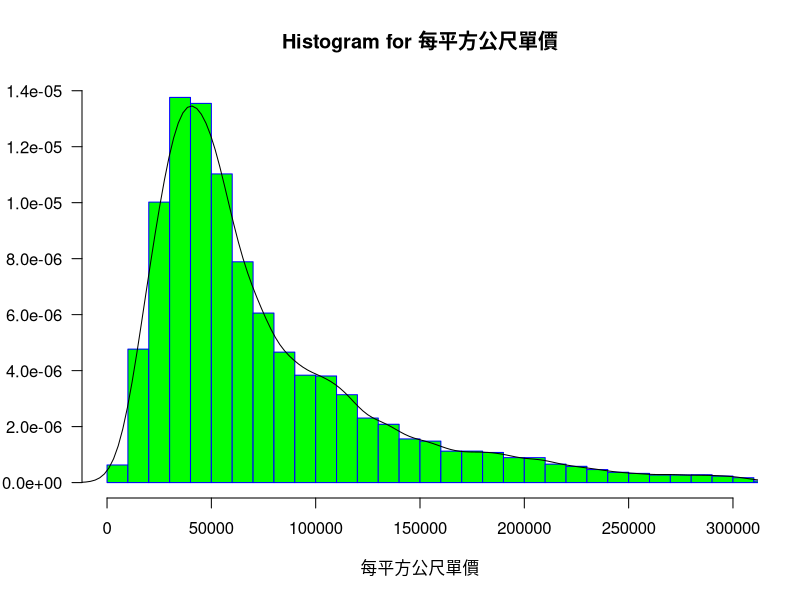
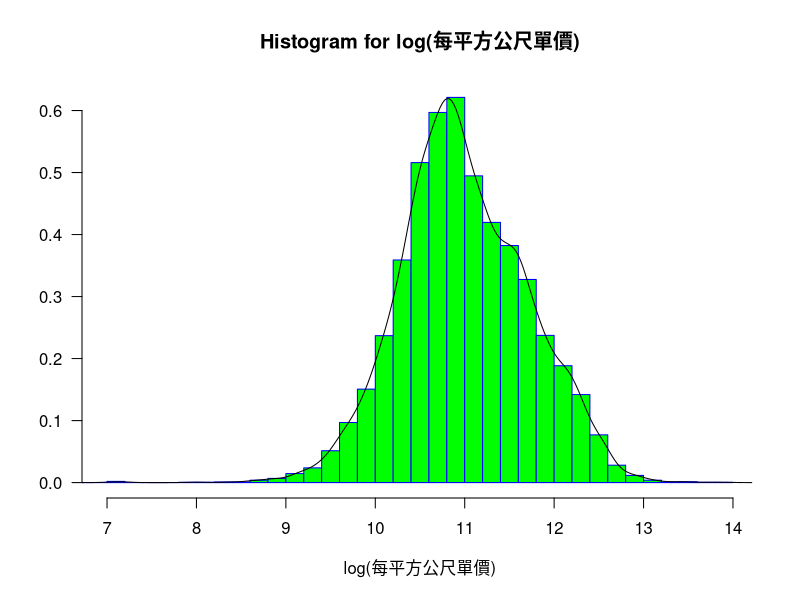
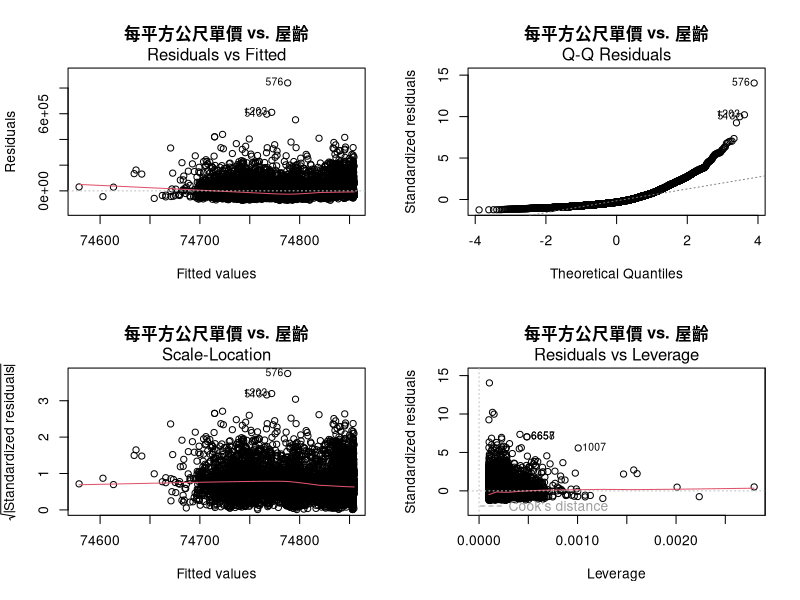
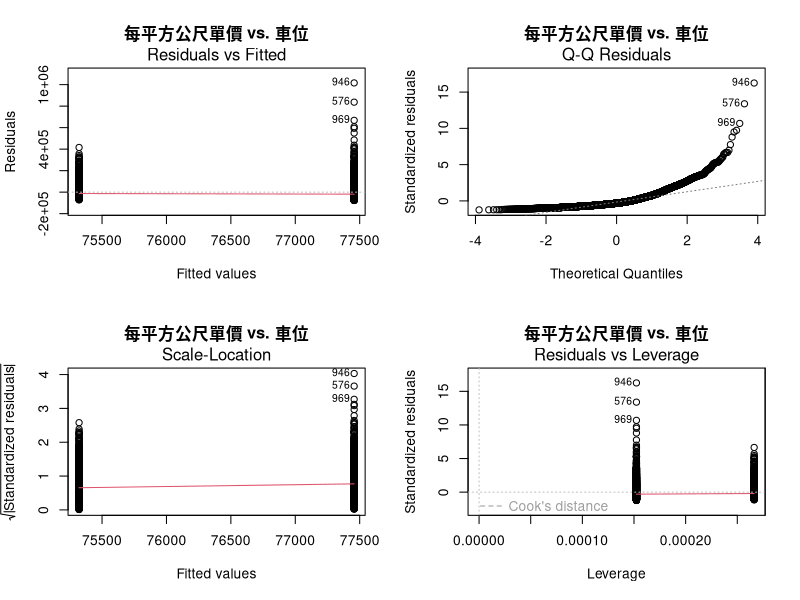
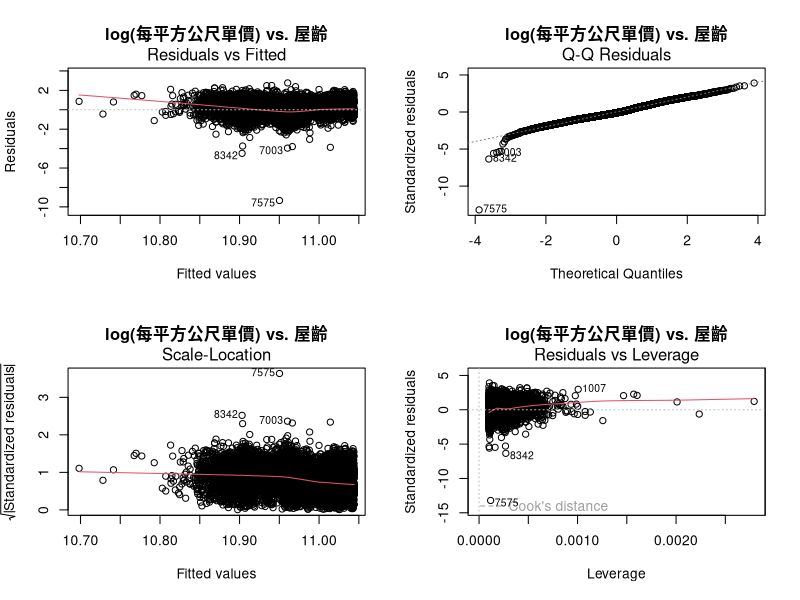
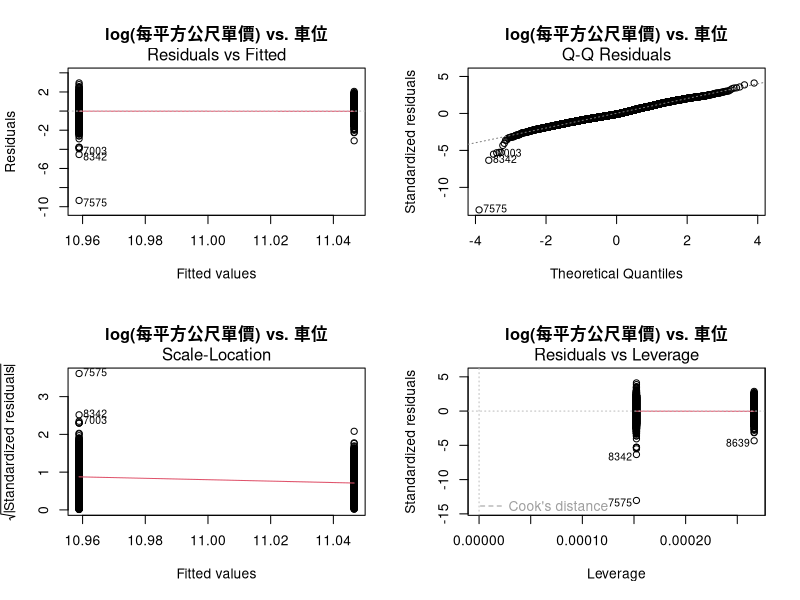
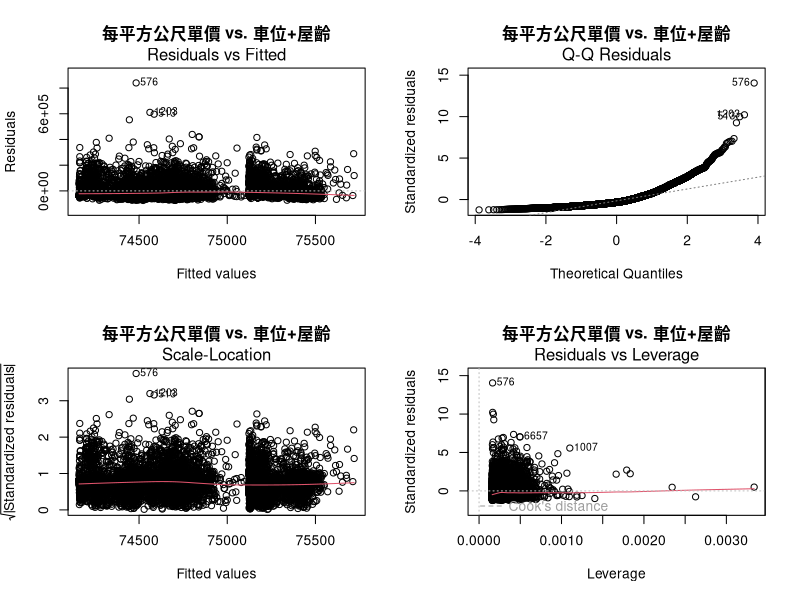
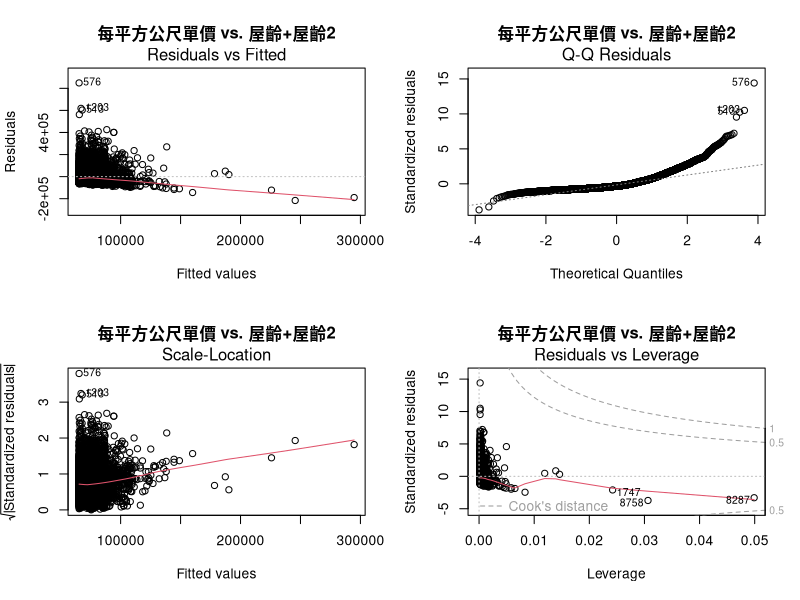

Write R code to recreate these figures, in order.
## ---- chunk 1
# Import the csv file into R
#   note: stringsAsFactors=TRUE will screw up conversion to numeric!
house <- read.csv("house.csv", header=TRUE, fileEncoding="BIG5")

dim(house)
head(house)
## ---- chunk 2
# Histogram of 每平方公尺單價 with a smooth density estimate
hist(house$每平方公尺單價,
     main="Histogram for 每平方公尺單價",
     xlab="每平方公尺單價",
     ylab="",
     border="blue", 
     col="green",
     xlim=c(0, 300000),
     las=1,
     breaks=100,
     prob = TRUE)
lines(density(house$每平方公尺單價))
## ---- chunk 3
# Histogram of log(每平方公尺單價) with a smooth density estimate
hist(log(house$每平方公尺單價),
     main="Histogram for log(每平方公尺單價)",
     xlab="log(每平方公尺單價)",
     ylab="",
     border="blue", 
     col="green",
     xlim=c(7, 14),
     las=1,
     breaks=50,
     prob = TRUE)
lines(density(log(house$每平方公尺單價)))
## ---- chunk 4
# Summary statistics of 每平方公尺單價 and 屋齡
#   Install package "psych" first, then load it into R
library(psych)
每平方公尺單價 <- house[,"每平方公尺單價"]
屋齡 <- house[,"屋齡"]
describe(每平方公尺單價)
describe(屋齡)
cor.test(每平方公尺單價, 屋齡)

# Simple linear regression analysis of 每平方公尺單價 on 屋齡
lmJE <- lm(每平方公尺單價~屋齡)
summary(lmJE)
#   plots for regression diagnosis
par(mfrow=c(2,2))
plot(lmJE, main="每平方公尺單價 vs. 屋齡")

# Summary statistics of 每平方公尺單價 by 車位
車位 <- house[,"車位"]
車位[車位=="無"]<-0
車位[車位=="有"]<-1
車位 <- as.numeric(車位)
describeBy(每平方公尺單價, 車位)

# Simple linear regression analysis of 每平方公尺單價 on 車位
lmJm <- lm(每平方公尺單價~車位)
summary(lmJm)
#   plots for regression diagnosis
par(mfrow=c(2,2))
plot(lmJm, main="每平方公尺單價 vs. 車位")
## ---- chunk 5
# Simple linear regression analysis of log(每平方公尺單價) on 屋齡
lmlJE <- lm(log(每平方公尺單價)~屋齡)
summary(lmlJE)
#   plots for regression diagnosis
par(mfrow=c(2,2))
plot(lmlJE, main="log(每平方公尺單價) vs. 屋齡")

# Simple linear regression analysis of log(每平方公尺單價) on 車位
lmlJm <- lm(log(每平方公尺單價)~車位)
summary(lmlJm)
#   plots for regression diagnosis
par(mfrow=c(2,2))
plot(lmlJm, main="log(每平方公尺單價) vs. 車位")
## ---- chunk 6
# Multiple linear regression analysis of 每平方公尺單價 on 車位 and 屋齡
lmJma<-lm(每平方公尺單價~車位+屋齡)
summary(lmJma)
#   plots for regression diagnosis
par(mfrow=c(2,2))
plot(lmJma, main="每平方公尺單價 vs. 車位+屋齡")
## ---- chunk 7
# Linear regression analysis of 每平方公尺單價 on 屋齡 and 屋齡^2
屋齡2<-屋齡*屋齡
lmJEE2<-lm(每平方公尺單價~屋齡+屋齡2)
summary(lmJEE2)
#   plots for regression diagnosis
par(mfrow=c(2,2))
plot(lmJEE2, main="每平方公尺單價 vs. 屋齡+屋齡2")
## ---- chunk 8
# Linear regression analysis of 每平方公尺單價 on dummy variables of 區域
區域<-house[,"區域"]
X北<-區域
X北[!is.na(區域) & 區域=="台北市"]<-1
X北[!is.na(區域) & 區域!="台北市"]<-0
X北<-as.numeric(X北)
X新<-區域
X新[!is.na(區域) & 區域=="新北市"]<-1
X新[!is.na(區域) & 區域!="新北市"]<-0
X新<-as.numeric(X新)
X桃<-區域
X桃[!is.na(區域) & 區域=="桃園市"]<-1
X桃[!is.na(區域) & 區域!="桃園市"]<-0
X桃<-as.numeric(X桃)
X中<-區域
X中[!is.na(區域) & 區域=="台中市"]<-1
X中[!is.na(區域) & 區域!="台中市"]<-0
X中<-as.numeric(X中)
X南<-區域
X南[!is.na(區域) & 區域=="台南市"]<-1
X南[!is.na(區域) & 區域!="台南市"]<-0
X南<-as.numeric(X南)

lmJEd<-lm(每平方公尺單價~X北+X新+X桃+X中+X南)
summary(lmJEd)
#   plots for regression diagnosis
par(mfrow=c(2,2))
plot(lmJEd, main="每平方公尺單價 vs. dummy of 區域")
## ---- chunk 9
# Linear regression analysis for interactions
屋齡分組<-rep(0, length(屋齡))
屋齡分組[!is.na(屋齡) & 屋齡>25]<-1
屋齡分組[is.na(屋齡)]<-NA
車位X屋齡分組<-車位*屋齡分組

lmJmagmXag<-lm(每平方公尺單價~車位+屋齡分組+車位X屋齡分組)
summary(lmJmagmXag)
#   plots for regression diagnosis
par(mfrow=c(2,2))
plot(lmJmagmXag, main="interactions")
## ---- chunk 10
# Linear regression analysis of 每平方公尺單價 on 車位
lmJm <- lm(每平方公尺單價~車位)
summary(lmJm)

# Linear regression analysis of 每平方公尺單價 on 車位 and 屋齡分組
lmJmag<-lm(每平方公尺單價~車位+屋齡分組)
summary(lmJmag)
#   plots for regression diagnosis
par(mfrow=c(2,2))
plot(lmJmag, main="每平方公尺單價 vs. 車位+屋齡分組")
## ---- chunk 11
# All possible regressions
library(leaps)
車位X屋齡<-車位*屋齡
d<-cbind(每平方公尺單價, 車位, 屋齡, 屋齡2, 車位X屋齡)
for(i in 1:dim(d)[2]) d <- d[!is.na(d[,i]),]   # delete the NA's (missing values)
resall<-regsubsets(x=d[,(2:dim(d)[2])], y=d[,1],
                   nbest=1,         # 1 best model for each number of predictors
                   nvmax=NULL,      # NULL for no limit on number of variables
                   force.in=NULL, force.out=NULL,
                   method="exhaustive")
summary(resall)
#   plot results
library(car)
par(mfrow=c(1,2))
subsets(resall, statistic="adjr2", main="All: adjusted R^2", legend=c(1.5, 0.02))   # for adjusted R^2
subsets(resall, statistic="bic", main="All: BIC", legend=c(1.5, -100))              # for BIC

# Backward elimination
base<-lm(每平方公尺單價~1, data=data.frame(d))
full<-lm(每平方公尺單價~車位+屋齡+屋齡2+車位X屋齡, data=data.frame(d))
step(full, direction="backward", test="F")

# Forward selection
step(base, scope=list(lower=base, upper=full), direction="forward", test="F")

# Stepwise regression
step(base, scope=list(upper=full), direction="both", test="F")
